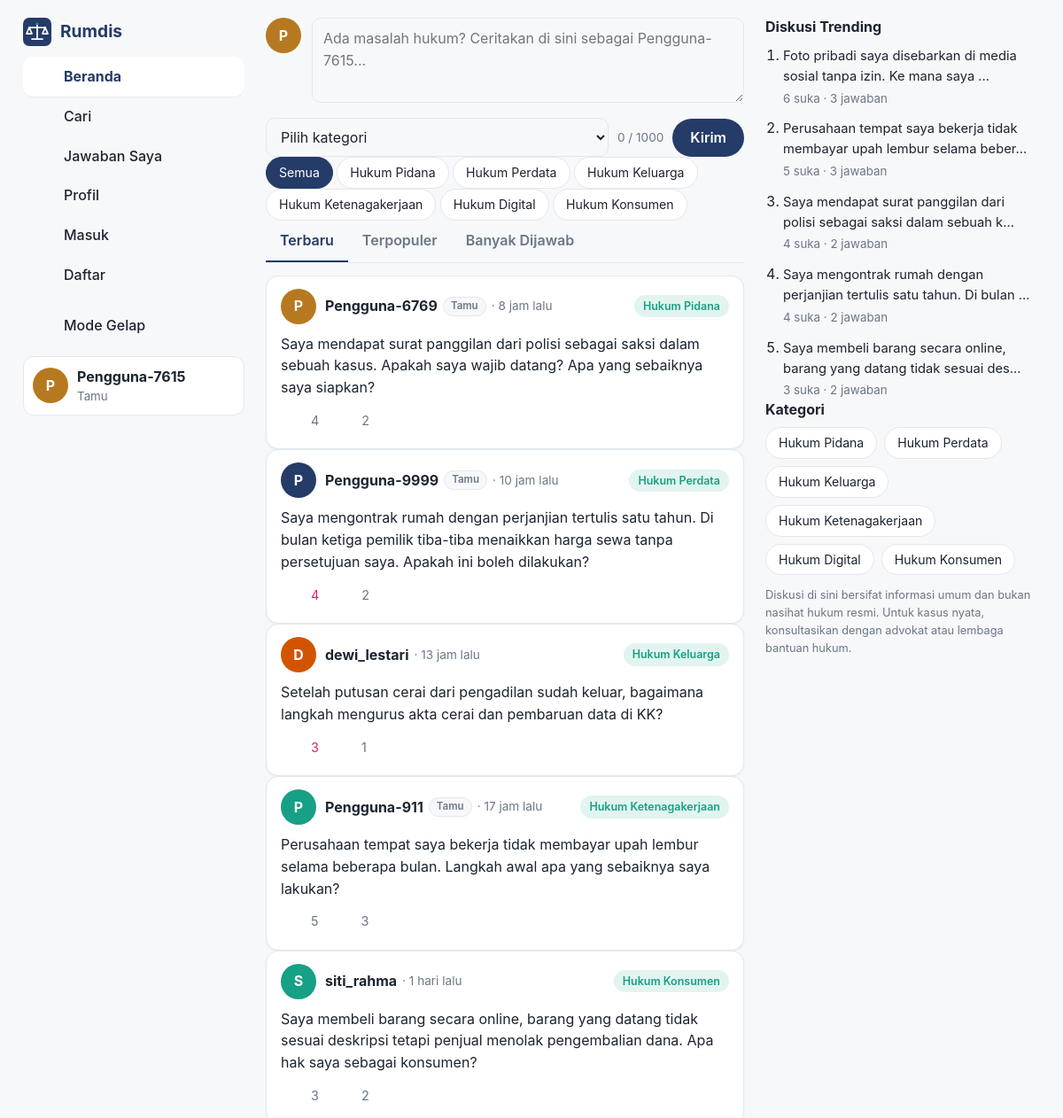
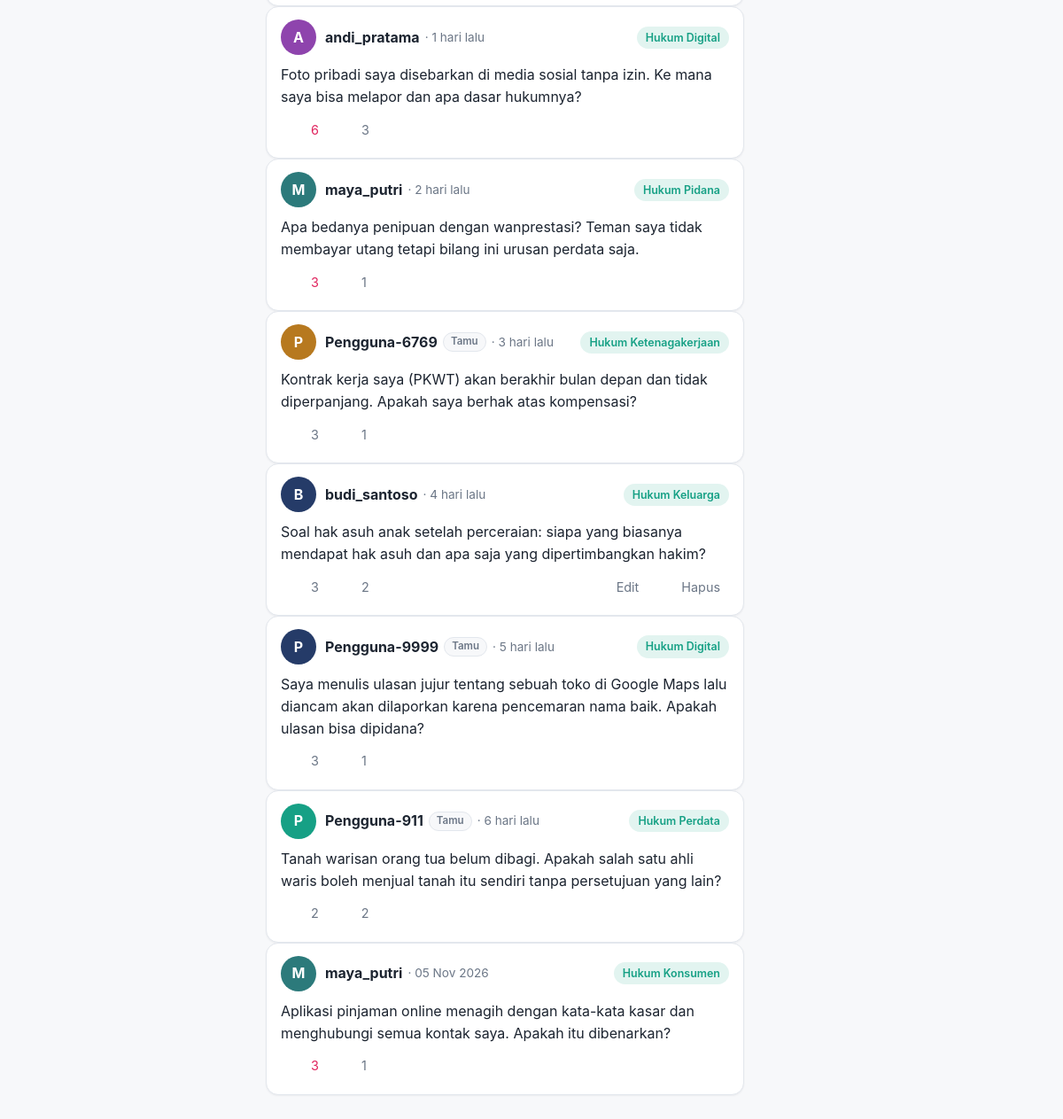
The page / on the database its author committed (2 pictures, top to bottom).
### tables this page shows
CREATE TABLE categories (
    id   INT UNSIGNED NOT NULL AUTO_INCREMENT,
    name VARCHAR(50)  NOT NULL,
    slug VARCHAR(50)  NOT NULL,
    PRIMARY KEY (id),
    UNIQUE KEY uq_categories_name (name),
    UNIQUE KEY uq_categories_slug (slug)
);

CREATE TABLE posts (
    id          INT UNSIGNED NOT NULL AUTO_INCREMENT,
    user_id     INT UNSIGNED NOT NULL,
    category_id INT UNSIGNED NOT NULL,
    content     TEXT         NOT NULL,
    created_at  DATETIME     NOT NULL DEFAULT CURRENT_TIMESTAMP,
    updated_at  DATETIME     NULL,
    PRIMARY KEY (id),
    KEY idx_posts_user (user_id),
    KEY idx_posts_category (category_id),
    KEY idx_posts_created (created_at),
    CONSTRAINT fk_posts_user     FOREIGN KEY (user_id)     REFERENCES users (id)      ON DELETE CASCADE,
    CONSTRAINT fk_posts_category FOREIGN KEY (category_id) REFERENCES categories (id) ON DELETE RESTRICT
);

CREATE TABLE users (
    id            INT UNSIGNED NOT NULL AUTO_INCREMENT,
    username      VARCHAR(30)  NOT NULL,
    email         VARCHAR(100) NULL,
    password_hash VARCHAR(255) NULL,
    is_guest      TINYINT(1)   NOT NULL DEFAULT 1,
    avatar_color  VARCHAR(7)   NOT NULL DEFAULT '#253B68',
    created_at    DATETIME     NOT NULL DEFAULT CURRENT_TIMESTAMP,
    PRIMARY KEY (id),
    UNIQUE KEY uq_users_username (username),
    UNIQUE KEY uq_users_email (email)
);

### includes/init.php (called while the page is built, shortened)
<?php
require_once __DIR__ . '/../config/database.php';
require_once __DIR__ . '/functions.php';
try {
    $pdo = getDatabase();
    $currentUser = getCurrentUser($pdo);
} catch (PDOException $error) {
    if (defined('IS_API')) {
        jsonResponse(['success' => false, 'message' => 'Website belum bisa terhubung ke database. Pastikan MySQL sudah aktif dan pengaturan database sudah benar.'], 500);
    }
    http_response_code(500);
    echo '<h1>Database tidak dapat terhubung</h1>';
    echo '<p>Maaf, website belum bisa terhubung ke database. Silakan pastikan MySQL sudah aktif dan database <b>ruang_hukum</b> sudah tersedia. Jika masih mengalami masalah, periksa kembali pengaturan koneksi database pada file <code>config/database.php</code>.</p>';
    exit;
}

### includes/post_card.php (the view, shortened to what this page needs)
<?php
function renderPostCard(array $post, int $viewerId, bool $detail = false, string $returnTo = 'index.php'): void
{
    $isOwner  = ((int) $post['user_id'] === $viewerId);
    $isLiked  = ((int) $post['liked_by_me'] > 0);
    $postId   = (int) $post['id'];
    $detailUrl = 'detail-post.php?id=' . $postId;
    ?>
    <article class="post-card" id="post-<?= $postId ?>">
        <div class="post-head">
            <?= renderAvatar($post['username'], $post['avatar_color']) ?>
            <div class="post-meta">
                <a class="post-user" href="profile.php?id=<?= (int) $post['user_id'] ?>"><?= e($post['username']) ?></a>
                <?php if ((int) $post['is_guest'] === 1): ?><span class="badge">Tamu</span><?php endif; ?>
                <span class="post-time">&middot; <?= e(timeAgo($post['created_at'])) ?><?= !empty($post['updated_at']) ? ' (diedit)' : '' ?></span>
            </div>
            <a class="category-tag" href="index.php?kategori=<?= e($post['category_slug']) ?>"><?= e($post['category_name']) ?></a>
        </div>
        <?php if ($detail): ?>
            <p class="post-content"><?= nl2br(e($post['content'])) ?></p>
        <?php else: ?>
            <a class="post-link" href="<?= $detailUrl ?>">
                <p class="post-content clamp"><?= nl2br(e($post['content'])) ?></p>
            </a>
        <?php endif; ?>
        <div class="post-actions">
            <button type="button" class="action-button like-btn <?= $isLiked ? 'liked' : '' ?>"
                    data-post-id="<?= $postId ?>" aria-pressed="<?= $isLiked ? 'true' : 'false' ?>" aria-label="Suka">
                <?= icon('heart') ?> <span class="like-count"><?= (int) $post['like_count'] ?></span>
            </button>
            <a class="action-button" href="<?= $detailUrl ?>#jawaban" aria-label="Jawaban">
                <?= icon('message') ?> <span><?= (int) $post['reply_count'] ?></span>
            </a>
            <?php if ($isOwner): ?>
                <a class="action-button" href="edit-post.php?id=<?= $postId ?>" aria-label="Edit postingan"><?= icon('edit') ?> <span>Edit</span></a>
                <form method="post" action="process/delete_post.php" class="js-confirm" data-confirm="Hapus postingan ini beserta semua jawabannya?">
                    <button type="submit" class="action-button danger" aria-label="Hapus postingan"><?= icon('trash') ?> <span>Hapus</span></button>
                </form>
            <?php endif; ?>
        </div>
    </article>
    <?php
}

### includes/header.php (shortened to what this page needs)
<?php
$activeMenu = $activeMenu ?? '';
?>
<!DOCTYPE html>
<html lang="id">
<head>
    <link rel="stylesheet" href="assets/css/style.css">
</head>
<body>
    <button type="button" class="icon-button js-theme-toggle" aria-label="Ganti tema"><?= icon('moon') ?></button>
<div class="app-layout">
    <aside class="sidebar-left">
        <a class="brand" href="index.php"><img src="assets/images/logo.svg" alt="" width="32" height="32"> Rumdis</a>
        <nav class="nav-list" aria-label="Menu utama">
            <a class="nav-link <?= $activeMenu === 'home' ? 'active' : '' ?>" href="index.php"><?= icon('home') ?> <span>Beranda</span></a>
            <a class="nav-link <?= $activeMenu === 'search' ? 'active' : '' ?>" href="search.php"><?= icon('search') ?> <span>Cari</span></a>
            <a class="nav-link <?= $activeMenu === 'answers' ? 'active' : '' ?>" href="my-answers.php"><?= icon('message') ?> <span>Jawaban Saya</span></a>
            <a class="nav-link <?= $activeMenu === 'profile' ? 'active' : '' ?>" href="profile.php"><?= icon('user') ?> <span>Profil</span></a>
            <?php if (isGuest($currentUser)): ?>
                <a class="nav-link <?= $activeMenu === 'login' ? 'active' : '' ?>" href="login.php"><?= icon('login') ?> <span>Masuk</span></a>
                <a class="nav-link <?= $activeMenu === 'register' ? 'active' : '' ?>" href="register.php"><?= icon('user') ?> <span>Daftar</span></a>
            <?php endif; ?>
        </nav>
        <button type="button" class="nav-link nav-button js-theme-toggle"><?= icon('moon') ?> <span>Mode Gelap</span></button>
        <a class="user-card" href="profile.php">
            <?= renderAvatar($currentUser['username'], $currentUser['avatar_color']) ?>
            <span>
                <strong><?= e($currentUser['username']) ?></strong>
                <small><?= isGuest($currentUser) ? 'Tamu' : 'Anggota' ?></small>
            </span>
        </a>
    </aside>
    <main class="main-content">

### includes/functions.php (shortened to what this page needs)
<?php
function e($text): string
{
    return htmlspecialchars((string) $text, ENT_QUOTES, 'UTF-8');
}
function timeAgo(string $datetime): string
{
    $selisih = time() - strtotime($datetime);
    if ($selisih < 86400) {
        return floor($selisih / 3600) . ' jam lalu';
    }
    if ($selisih < 86400 * 7) {
        return floor($selisih / 86400) . ' hari lalu';
    }
    return date('d M Y', strtotime($datetime));
}
function excerpt(string $text, int $maxLength = 120): string
{
    $text = trim(preg_replace('/\s+/', ' ', $text));
    return mb_substr($text, 0, $maxLength) . '...';
}
function getCurrentUser(PDO $pdo): array
{
    return createGuestUser($pdo);
}
function createGuestUser(PDO $pdo): array
{
    $warna = ['#253B68', '#526B91', '#16A085', '#8E44AD', '#D35400', '#2C7A7B', '#B7791F'];
    for ($percobaan = 0; $percobaan < 20; $percobaan++) {
        $username = 'Pengguna-' . random_int(1000, 9999);
        $cek = $pdo->prepare('SELECT COUNT(*) FROM users WHERE username = :username');
        $cek->execute([':username' => $username]);
        if ((int) $cek->fetchColumn() === 0) {
            break;
        }
        $username = 'Pengguna-' . random_int(100000, 999999);
    }
    $stmt = $pdo->prepare(
        'INSERT INTO users (username, is_guest, avatar_color) VALUES (:username, 1, :warna)'
    );
    $warnaDipilih = $warna[array_rand($warna)];
    $stmt->execute([
        ':username' => $username,
        ':warna'    => $warnaDipilih,
    ]);
    return [
        'id'           => $_SESSION['user_id'],
        'username'     => $username,
        'email'        => null,
        'is_guest'     => 1,
        'avatar_color' => $warnaDipilih,
        'created_at'   => date('Y-m-d H:i:s'),
    ];
}
function isGuest(array $user): bool
{
    return (int) $user['is_guest'] === 1;
}
function getCategories(PDO $pdo): array
{
    return $pdo->query('SELECT id, name, slug FROM categories ORDER BY id')->fetchAll();
}
function fetchPosts(PDO $pdo, int $viewerId, array $options = []): array
{
    $search       = trim($options['search'] ?? '');
    $categorySlug = $options['category'] ?? '';
    $userId       = (int) ($options['user_id'] ?? 0);
    $postId       = (int) ($options['post_id'] ?? 0);
    $sort         = $options['sort'] ?? 'terbaru';
    $limit        = max(1, min(100, (int) ($options['limit'] ?? 50)));
    $urutan = [
        'terbaru'    => 'p.created_at DESC, p.id DESC',
        'terpopuler' => 'like_count DESC, p.created_at DESC',
        'dijawab'    => 'reply_count DESC, p.created_at DESC',
        'trending'   => '(like_count + reply_count * 2) DESC, p.created_at DESC',
    ];
    $orderBy = $urutan[$sort] ?? $urutan['terbaru'];
    $kondisi = [];
    $params  = [':viewer' => $viewerId];
    $where = $kondisi ? 'WHERE ' . implode(' AND ', $kondisi) : '';
    $sql = "SELECT p.id, p.user_id, p.category_id, p.content, p.created_at, p.updated_at,
                   u.username, u.avatar_color, u.is_guest,
                   c.name AS category_name, c.slug AS category_slug,
                   (SELECT COUNT(*) FROM likes l WHERE l.post_id = p.id) AS like_count,
                   (SELECT COUNT(*) FROM replies r WHERE r.post_id = p.id) AS reply_count,
                   (SELECT COUNT(*) FROM likes lm WHERE lm.post_id = p.id AND lm.user_id = :viewer) AS liked_by_me
            FROM posts p
            JOIN users u ON u.id = p.user_id
            JOIN categories c ON c.id = p.category_id
            $where
            ORDER BY $orderBy
            LIMIT $limit";
    $stmt = $pdo->prepare($sql);
    $stmt->execute($params);
    return $stmt->fetchAll();
}
function renderAvatar(string $username, string $color, string $size = 'md'): string
{
    $huruf = mb_strtoupper(mb_substr($username, 0, 1));
    return '<span class="avatar avatar-' . e($size) . '" style="background:' . $color . '">' . e($huruf) . '</span>';
}
function icon(string $name): string
{
    $paths = [
        'home'    => '<path d="M3 9l9-7 9 7v11a2 2 0 0 1-2 2H5a2 2 0 0 1-2-2z"/><polyline points="9 22 9 12 15 12 15 22"/>',
        'search'  => '<circle cx="11" cy="11" r="8"/><line x1="21" y1="21" x2="16.65" y2="16.65"/>',
        'user'    => '<path d="M20 21v-2a4 4 0 0 0-4-4H8a4 4 0 0 0-4 4v2"/><circle cx="12" cy="7" r="4"/>',
        'message' => '<path d="M21 15a2 2 0 0 1-2 2H7l-4 4V5a2 2 0 0 1 2-2h14a2 2 0 0 1 2 2z"/>',
        'heart'   => '<path d="M20.84 4.61a5.5 5.5 0 0 0-7.78 0L12 5.67l-1.06-1.06a5.5 5.5 0 0 0-7.78 7.78l1.06 1.06L12 21.23l7.78-7.78 1.06-1.06a5.5 5.5 0 0 0 0-7.78z"/>',
        'logout'  => '<path d="M9 21H5a2 2 0 0 1-2-2V5a2 2 0 0 1 2-2h4"/><polyline points="16 17 21 12 16 7"/><line x1="21" y1="12" x2="9" y2="12"/>',
        'login'   => '<path d="M15 3h4a2 2 0 0 1 2 2v14a2 2 0 0 1-2 2h-4"/><polyline points="10 17 15 12 10 7"/><line x1="15" y1="12" x2="3" y2="12"/>',
        'moon'    => '<path d="M21 12.79A9 9 0 1 1 11.21 3 7 7 0 0 0 21 12.79z"/>',
        'edit'    => '<path d="M12 20h9"/><path d="M16.5 3.5a2.121 2.121 0 0 1 3 3L7 19l-4 1 1-4L16.5 3.5z"/>',
        'trash'   => '<polyline points="3 6 5 6 21 6"/><path d="M19 6l-1 14a2 2 0 0 1-2 2H8a2 2 0 0 1-2-2L5 6"/><path d="M10 11v6"/><path d="M14 11v6"/><path d="M9 6V4a1 1 0 0 1 1-1h4a1 1 0 0 1 1 1v2"/>',
    ];
    $isi = $paths[$name] ?? '';
    return '<svg class="icon" viewBox="0 0 24 24" fill="none" stroke="currentColor" stroke-width="2" stroke-linecap="round" stroke-linejoin="round" aria-hidden="true">' . $isi . '</svg>';
}

### index.php (shortened to what this page needs)
<?php
require_once __DIR__ . '/includes/init.php';
require_once __DIR__ . '/includes/post_card.php';
$categories = getCategories($pdo);
$selectedCategory = (string) ($_GET['kategori'] ?? '');
$slugValid = array_column($categories, 'slug');
if (!in_array($selectedCategory, $slugValid, true)) {
    $selectedCategory = '';
}
$sort = (string) ($_GET['urut'] ?? 'terbaru');
$posts = fetchPosts($pdo, (int) $currentUser['id'], [
    'category' => $selectedCategory,
    'sort'     => $sort,
]);
$activeMenu = 'home';
include __DIR__ . '/includes/header.php';
function sortLink(string $urut, string $kategori): string
{
    $query = ['urut' => $urut];
    if ($kategori !== '') {
        $query['kategori'] = $kategori;
    }
    return 'index.php?' . http_build_query($query);
}
?>
<section class="card compose-card">
    <form id="post-form" method="post" action="process/create_post.php" novalidate>
        <div class="compose-top">
            <?= renderAvatar($currentUser['username'], $currentUser['avatar_color']) ?>
            <div class="compose-fields">
                <textarea id="post-content" name="content" rows="3" maxlength="1000"
                        placeholder="Ada masalah hukum? Ceritakan di sini sebagai <?= e($currentUser['username']) ?>..."></textarea>
            </div>
        </div>
        <div class="compose-bottom">
            <select id="post-category" name="category_id">
                <option value="">Pilih kategori</option>
            </select>
            <span class="char-counter" id="post-counter">0 / 1000</span>
            <button type="submit" class="button">Kirim</button>
        </div>
    </form>
</section>
<div class="chip-scroll">
    <a class="chip <?= $selectedCategory === '' ? 'active' : '' ?>" href="<?= e(sortLink($sort, '')) ?>">Semua</a>
    <?php foreach ($categories as $kategori): ?>
        <a class="chip <?= $selectedCategory === $kategori['slug'] ? 'active' : '' ?>"
        href="<?= e(sortLink($sort, $kategori['slug'])) ?>"><?= e($kategori['name']) ?></a>
    <?php endforeach; ?>
</div>
<div class="tabs" role="tablist">
    <a class="tab <?= $sort === 'terbaru' ? 'active' : '' ?>" href="<?= e(sortLink('terbaru', $selectedCategory)) ?>">Terbaru</a>
    <a class="tab <?= $sort === 'terpopuler' ? 'active' : '' ?>" href="<?= e(sortLink('terpopuler', $selectedCategory)) ?>">Terpopuler</a>
    <a class="tab <?= $sort === 'dijawab' ? 'active' : '' ?>" href="<?= e(sortLink('dijawab', $selectedCategory)) ?>">Banyak Dijawab</a>
</div>
<section class="feed" aria-label="Daftar postingan">
    <?php foreach ($posts as $post): ?>
        <?php renderPostCard($post, (int) $currentUser['id'], false, 'index.php'); ?>
    <?php endforeach; ?>
</section>
<?php include __DIR__ . '/includes/footer.php'; ?>

### includes/footer.php (shortened to what this page needs)
<?php
$sidebarCategories = getCategories($pdo);
$trendingPosts     = fetchPosts($pdo, (int) $currentUser['id'], ['sort' => 'trending', 'limit' => 5]);
?>
    </main>
    <aside class="sidebar-right">
        <section class="side-card">
            <h2>Diskusi Trending</h2>
            <ol class="trending-list">
                <?php foreach ($trendingPosts as $trending): ?>
                    <li>
                        <a href="detail-post.php?id=<?= (int) $trending['id'] ?>">
                            <?= e(excerpt($trending['content'], 70)) ?>
                        </a>
                        <small><?= (int) $trending['like_count'] ?> suka &middot; <?= (int) $trending['reply_count'] ?> jawaban</small>
                    </li>
                <?php endforeach; ?>
            </ol>
        </section>
        <section class="side-card">
            <h2>Kategori</h2>
            <div class="chip-list">
                <?php foreach ($sidebarCategories as $kategori): ?>
                    <a class="chip" href="index.php?kategori=<?= e($kategori['slug']) ?>"><?= e($kategori['name']) ?></a>
                <?php endforeach; ?>
            </div>
        </section>
        <p class="side-note">Diskusi di sini bersifat informasi umum dan bukan nasihat hukum resmi. Untuk kasus nyata, konsultasikan dengan advokat atau lembaga bantuan hukum.</p>
    </aside>
</div>
</body>
</html>

### rows shown on the page
categories: name "Hukum Pidana"
categories: name "Hukum Perdata"
categories: name "Hukum Keluarga"
categories: name "Hukum Ketenagakerjaan"
categories: name "Hukum Digital"
categories: name "Hukum Konsumen"
posts: user.username "P", user.username "Pengguna-6769", shows "Tamu", created_at "8 jam lalu", category.name "Hukum Pidana", content "Saya mendapat surat panggilan dari polisi sebagai saksi dalam sebuah kasus. Apakah saya wajib datang? Apa yang sebaiknya saya siapkan?", like_count "4", reply_count "2", content "Saya mendapat surat panggilan dari polisi sebagai saksi dalam sebuah k..."
posts: user.username "P", user.username "Pengguna-9999", shows "Tamu", created_at "10 jam lalu", category.name "Hukum Perdata", content "Saya mengontrak rumah dengan perjanjian tertulis satu tahun. Di bulan ketiga pemilik tiba-tiba menaikkan harga sewa tanpa persetujuan saya. Apakah ini boleh dilakukan?", like_count "4", reply_count "2", content "Saya mengontrak rumah dengan perjanjian tertulis satu tahun. Di bulan ..."
posts: user.username "D", user.username "dewi_lestari", created_at "13 jam lalu", category.name "Hukum Keluarga", content "Setelah putusan cerai dari pengadilan sudah keluar, bagaimana langkah mengurus akta cerai dan pembaruan data di KK?", like_count "3", reply_count "1"
posts: user.username "P", user.username "Pengguna-911", shows "Tamu", created_at "17 jam lalu", category.name "Hukum Ketenagakerjaan", content "Perusahaan tempat saya bekerja tidak membayar upah lembur selama beberapa bulan. Langkah awal apa yang sebaiknya saya lakukan?", like_count "5", reply_count "3", content "Perusahaan tempat saya bekerja tidak membayar upah lembur selama beber..."
posts: user.username "S", user.username "siti_rahma", created_at "1 hari lalu", category.name "Hukum Konsumen", content "Saya membeli barang secara online, barang yang datang tidak sesuai deskripsi tetapi penjual menolak pengembalian dana. Apa hak saya sebagai konsumen?", like_count "3", reply_count "2", content "Saya membeli barang secara online, barang yang datang tidak sesuai des..."
posts: user.username "A", user.username "andi_pratama", created_at "1 hari lalu", category.name "Hukum Digital", content "Foto pribadi saya disebarkan di media sosial tanpa izin. Ke mana saya bisa melapor dan apa dasar hukumnya?", like_count "6", reply_count "3", content "Foto pribadi saya disebarkan di media sosial tanpa izin. Ke mana saya ..."
posts: user.username "M", user.username "maya_putri", created_at "2 hari lalu", category.name "Hukum Pidana", content "Apa bedanya penipuan dengan wanprestasi? Teman saya tidak membayar utang tetapi bilang ini urusan perdata saja.", like_count "3", reply_count "1"
posts: user.username "P", user.username "Pengguna-6769", shows "Tamu", created_at "3 hari lalu", category.name "Hukum Ketenagakerjaan", content "Kontrak kerja saya (PKWT) akan berakhir bulan depan dan tidak diperpanjang. Apakah saya berhak atas kompensasi?", like_count "3", reply_count "1"
posts: user.username "B", user.username "budi_santoso", created_at "4 hari lalu", category.name "Hukum Keluarga", content "Soal hak asuh anak setelah perceraian: siapa yang biasanya mendapat hak asuh dan apa saja yang dipertimbangkan hakim?", like_count "3", reply_count "2"
posts: user.username "P", user.username "Pengguna-9999", shows "Tamu", created_at "5 hari lalu", category.name "Hukum Digital", content "Saya menulis ulasan jujur tentang sebuah toko di Google Maps lalu diancam akan dilaporkan karena pencemaran nama baik. Apakah ulasan bisa dipidana?", like_count "3", reply_count "1"
posts: user.username "P", user.username "Pengguna-911", shows "Tamu", created_at "6 hari lalu", category.name "Hukum Perdata", content "Tanah warisan orang tua belum dibagi. Apakah salah satu ahli waris boleh menjual tanah itu sendiri tanpa persetujuan yang lain?", like_count "2", reply_count "2"
posts: user.username "M", user.username "maya_putri", created_at "05 Nov 2026", category.name "Hukum Konsumen", content "Aplikasi pinjaman online menagih dengan kata-kata kasar dan menghubungi semua kontak saya. Apakah itu dibenarkan?", like_count "3", reply_count "1"

### other values the page prints
$huruf "P P"
$currentUser['username'] "Pengguna-7615"
